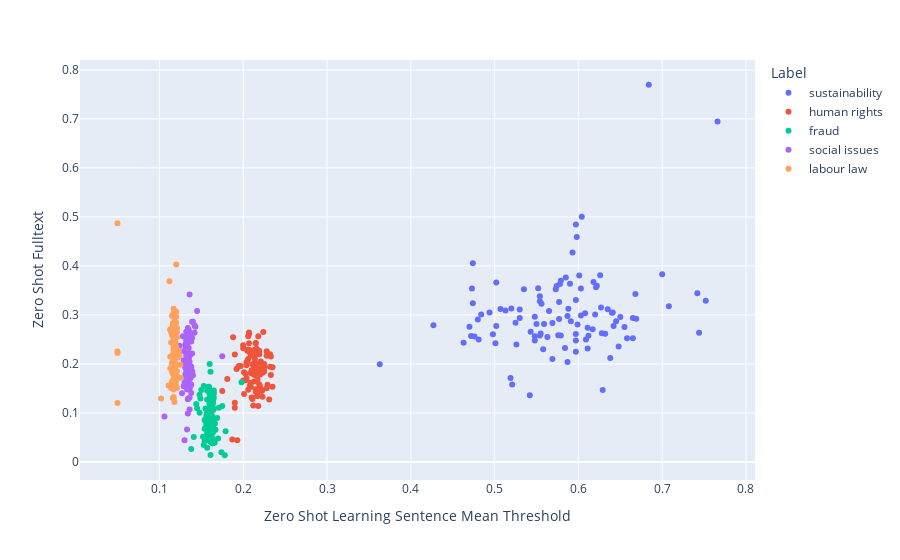

The notebook cell saved with this chart:
### Code cell
fig = px.scatter(result_normal, x="Zero Shot Learning Sentence Mean Threshold", y="Zero Shot Fulltext", color="Label")
fig.show()
